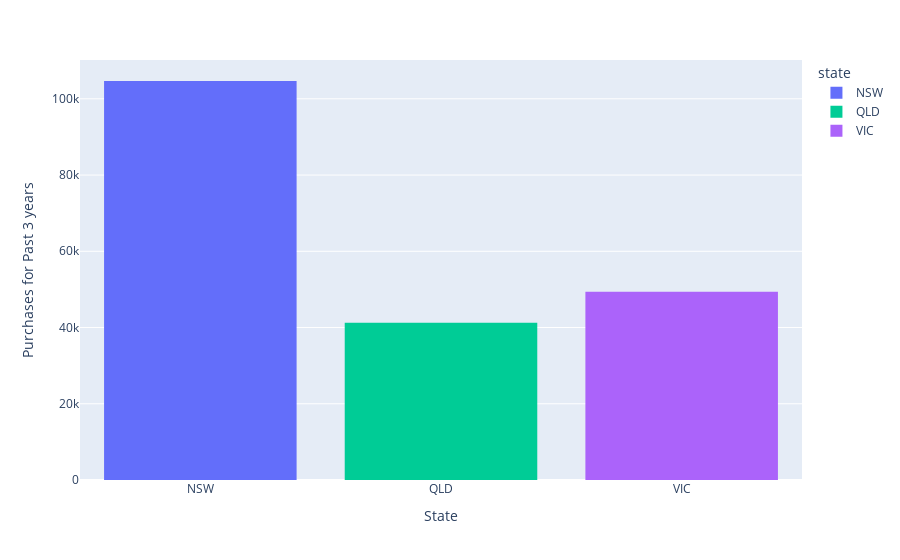

Notebook source saved alongside this figure:
### Code cell
fig = px.histogram(data_frame=df, x='state',y='past_3_years_bike_related_purchases',color='state')
fig.update_layout({
    'xaxis': {'title': {'text': 'State'}},
    'yaxis': {'title': {'text': 'Purchases for Past 3 years'}}
})

fig.show()

### Figure 1 — Plotly figure (JSON) as saved in the notebook; plotly's stock layout.template omitted (floating-point values rounded to 4 significant figures; data arrays with more than 128 entries replaced by an {"elided": "..."} marker saying what was removed)
{"data": [{"alignmentgroup": "True", "bingroup": "x", "histfunc": "sum", "hovertemplate": "state=%{x}<br>sum of past_3_years_bike_related_purchases=%{y}<extra></extra>", "legendgroup": "NSW", "marker": {"color": "#636efa", "pattern": {"shape": ""}}, "name": "NSW", "offsetgroup": "NSW", "orientation": "v", "showlegend": true, "type": "histogram", "x": {"elided": "2138 str values"}, "xaxis": "x", "y": {"elided": "2138 int values"}, "yaxis": "y"}, {"alignmentgroup": "True", "bingroup": "x", "histfunc": "sum", "hovertemplate": "state=%{x}<br>sum of past_3_years_bike_related_purchases=%{y}<extra></extra>", "legendgroup": "QLD", "marker": {"color": "#00cc96", "pattern": {"shape": ""}}, "name": "QLD", "offsetgroup": "QLD", "orientation": "v", "showlegend": true, "type": "histogram", "x": {"elided": "837 str values"}, "xaxis": "x", "y": {"elided": "837 int values"}, "yaxis": "y"}, {"alignmentgroup": "True", "bingroup": "x", "histfunc": "sum", "hovertemplate": "state=%{x}<br>sum of past_3_years_bike_related_purchases=%{y}<extra></extra>", "legendgroup": "VIC", "marker": {"color": "#ab63fa", "pattern": {"shape": ""}}, "name": "VIC", "offsetgroup": "VIC", "orientation": "v", "showlegend": true, "type": "histogram", "x": {"elided": "1021 str values"}, "xaxis": "x", "y": {"elided": "1021 int values"}, "yaxis": "y"}], "layout": {"autosize": true, "barmode": "relative", "legend": {"title": {"text": "state"}, "tracegroupgap": 0}, "margin": {"t": 60}, "xaxis": {"anchor": "y", "autorange": true, "categoryarray": ["NSW", null, "QLD", "VIC"], "categoryorder": "array", "domain": [0, 1], "range": [-0.5, 2.5], "title": {"text": "State"}, "type": "category"}, "yaxis": {"anchor": "x", "autorange": true, "domain": [0, 1], "range": [0, 110200.0], "title": {"text": "Purchases for Past 3 years"}, "type": "linear"}}}
